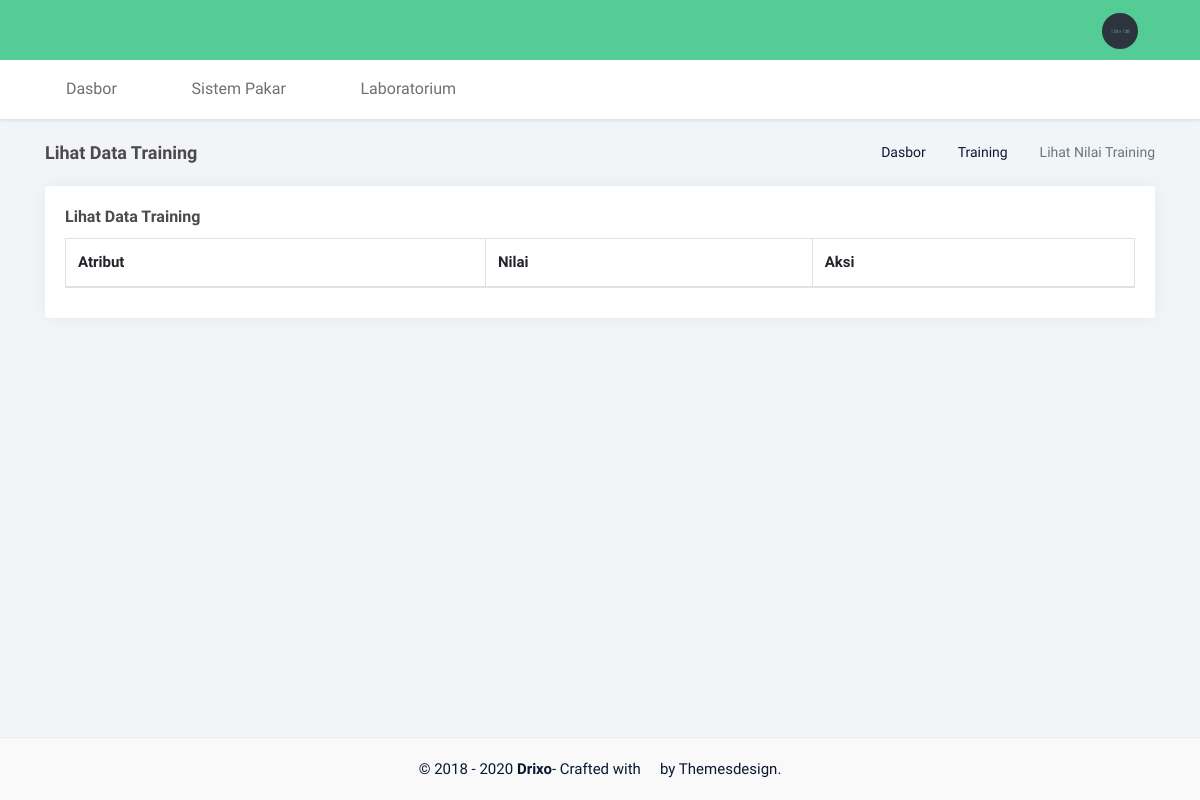
Before: /training/see-training/3 with the older database file.
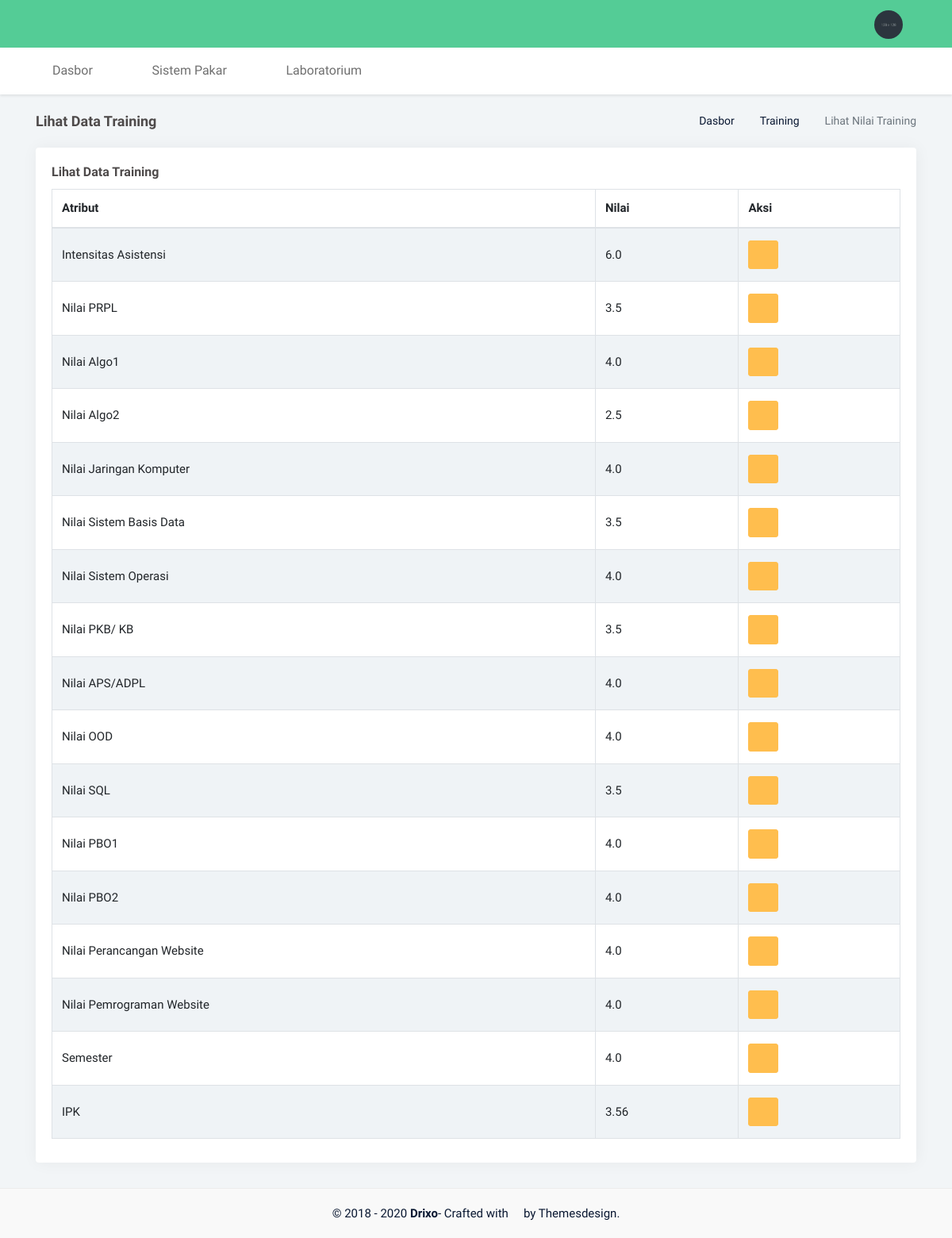
After: the same page with the newer database file.
### home/models.py (models this page shows, shortened)
class TrainingValue(models.Model):
    training_id = models.ForeignKey(Training ,null=True, on_delete=models.SET_NULL)
    attribute_id = models.ForeignKey(Attribute ,null=True, on_delete=models.SET_NULL)
    value = models.FloatField(null=True)
    date_created = models.DateTimeField(auto_now_add=True)

class Attribute(models.Model):
    name  = models.CharField(max_length=200, null=True)
    date_created = models.DateTimeField(auto_now_add=True)
    def __str__(self):
        return self.name

### home/views.py (the view)
# urls.py: path('training/see-training/<str:id>', views.seeDataTraining, name="see_data_training"),
def seeDataTraining(request, id):
    dtrain = TrainingValue.objects.filter(training_id=id)
    attr = Attribute.objects.all()
    data = {'dtrain':dtrain, 'attr':attr}
    return render(request, 'training/see_training.html', data)

### home/templates/training/see_training.html (shortened to what this page needs)
{% extends 'base.html' %}
{% load static %}
{% block css %}
<link href="{% static '/plugins/datatables/dataTables.bootstrap4.min.css' %}" rel="stylesheet" type="text/css" />
<link href="{% static '/plugins/datatables/buttons.bootstrap4.min.css' %}" rel="stylesheet" type="text/css" />
{% endblock css %}
{% block breadcrumb %}
<div class="btn-group float-right">
    <ol class="breadcrumb hide-phone p-0 m-0">
        <li class="breadcrumb-item"><a href="{% url 'dasbor' %}">Dasbor</a></li>
        <li class="breadcrumb-item"><a href="{% url 'training' %}">Training</a></li>
        <li class="breadcrumb-item active">Lihat Nilai Training</li>
    </ol>
</div>
<h4 class="page-title">Lihat Data Training</h4>
{%endblock%}
{% block content %}
<div class="row">
  <div class="col-12">
    <div class="card m-b-30">
        <div class="card-body">
            <h4 class="mt-0 header-title">Lihat Data Training</h4>
            <table id="datatable-buttons" class="table table-striped table-bordered dt-responsive nowrap" style="border-collapse: collapse; border-spacing: 0; width: 100%;">
                <thead>
                <tr>
                    <th>Atribut</th>
                    <th>Nilai</th>
                    <th>Aksi</th>
                </tr>
                </thead>
                <tbody style="overflow-x: scroll;">
                {% for training in dtrain %}
                <tr>
                    <td>{{training.attribute_id}}</td>
                    <td>{{training.value}}</td>
                    <td><a href="{% url 'update_data_training' training.id %}" class="btn btn-warning"><span class="fa fa-pencil"></span></a></td>
                </tr>
                {% endfor %}
                </tbody>
            </table>
        </div>
    </div>
  </div>
</div>
{% endblock content %}

### home/templates/base.html (shortened to what this page needs)
{% load static %}
<!DOCTYPE html>
<html lang="en">
    <head>
        <link rel="stylesheet" href="{% static '/plugins/morris/morris.css' %}">
        <link href="{% static '/css/bootstrap.min.css' %}" rel="stylesheet" type="text/css">
        <link href="{% static '/css/icons.css' %}" rel="stylesheet" type="text/css">
        <link href="{% static '/css/style.css' %}" rel="stylesheet" type="text/css">
        {% block css %}{% endblock %}
    </head>
    <body>
        {% include 'includes/navbar.html' %}
        <div class="wrapper">
            <div class="container-fluid">
                <div class="row">
                    <div class="col-sm-12">
                        <div class="page-title-box">
                            {% block breadcrumb %}{% endblock %}
                        </div>
                    </div>
                </div>
                {% block content %}
                {% endblock %}
            </div>
        </div>
        {% include 'includes/footer.html' %}
    </body>
</html>

### home/templates/includes/navbar.html (shortened to what this page needs)
{% load static %}
<header id="topnav">
    <div class="topbar-main">
        <div class="container-fluid">
            <div class="menu-extras topbar-custom">
                <ul class="list-inline float-right mb-0">
                    <li class="list-inline-item dropdown notification-list">
                        <a class="nav-link dropdown-toggle arrow-none waves-effect nav-user" data-toggle="dropdown" href="#" role="button"
                            aria-haspopup="false" aria-expanded="false">
                            <img src="{% static '/images/users/user-1.jpg' %}" alt="user" class="rounded-circle">
                        </a>
                    </li>
                </ul>
            </div>
            <div class="clearfix"></div>
        </div>
    </div>
    <div class="navbar-custom">
        <div class="container-fluid">
            <div id="navigation">
                <ul class="navigation-menu">
                    <li class="has-submenu">
                        <a href="{% url 'dasbor' %}"><i class="dripicons-meter"></i>Dasbor</a>
                    </li>
                    <li class="has-submenu">
                        <a href="#"><i class="dripicons-view-thumb"></i>Sistem Pakar</a>
                    </li>
                    <li>
                        <a href="{% url 'lab' %}"><i class="dripicons-graph-bar"></i>Laboratorium</a>
                    </li>
                </ul>
            </div>
        </div>
    </div>
</header>

### home/templates/includes/footer.html
{% load static %}
<footer class="footer">
    <div class="container-fluid">
        <div class="row">
            <div class="col-12">
                © 2018 - 2020 <b>Drixo</b><span class="d-none d-sm-inline-block"> - Crafted with <i class="mdi mdi-heart text-danger"></i> by Themesdesign.</span>
            </div>
        </div>
    </div>
</footer>

### static/css/style.css (style rules this page uses)
body { background: #f2f5f7; font-family: "Mukta", sans-serif; margin: 0; font-size: 15px; color: #4e4a4a; }
html { overflow-x: hidden; position: relative; min-height: 100%; background: #f2f5f7; }
h1, h2, h3, h4, h5, h6 { margin: 10px 0; font-weight: 600; font-family: "Mukta", sans-serif; }
h4 { line-height: 22px; }
* { outline: none !important; }
.footer { background-color: #f9f9f9; border-top: 1px solid rgba(0, 0, 0, 0.05); bottom: 0; color: #0a1832; text-align: center; padding: 20px 30px; position: absolute; right: 0; left: 240px; }
.breadcrumb { background-color: transparent; margin-bottom: 12px; margin-top: 10px; padding: .75rem 0rem; }
.breadcrumb li { font-size: 14px; }
.breadcrumb li a { color: #0a1832; }
.breadcrumb > li + li:before { padding: 0 5px; color: #707070; content: "\f105" !important; font-family: FontAwesome; }
.card { -webkit-box-shadow: 1px 0px 20px rgba(0, 0, 0, 0.05); box-shadow: 1px 0px 20px rgba(0, 0, 0, 0.05); border: none; }
.text-danger { color: #ff5560 !important; }
.p-0 { padding: 0; }
.m-0 { margin: 0; }
.m-b-30 { margin-bottom: 30px; }
.header-title { font-size: 16px; }
.waves-effect { position: relative; cursor: pointer; display: inline-block; overflow: hidden; -webkit-user-select: none; -moz-user-select: none; -ms-user-select: none; user-select: none; -webkit-tap-highlight-color: transparent; vertical-align: middle; z-index: 1; will-change: opacity, transform; -webkit-transition: all 0.3s ease-out; transition: all 0.3s ease-out; }
body { padding-bottom: 65px; }
.wrapper { padding-top: 120px; }
.container-fluid { width: 95%; }
#topnav { position: fixed; right: 0; left: 0; top: 0; z-index: 1030; background-color: transparent; border: 0; -webkit-transition: all .5s ease; transition: all .5s ease; min-height: 62px; }
#topnav .topbar-main { background-color: #54cc96; }
#topnav .navbar-custom { background-color: #ffffff; -webkit-box-shadow: 0 2px 3px rgba(0, 0, 0, 0.08); box-shadow: 0 2px 3px rgba(0, 0, 0, 0.08); padding-left: 0; }
#topnav .navigation-menu { list-style: none; margin: 0; padding: 0; }
#topnav .navigation-menu > li { display: inline-block; position: relative; }
#topnav .navigation-menu > li > a { display: block; color: #707070; font-size: 16px; -webkit-transition: all .5s ease; transition: all .5s ease; line-height: 18px; padding-left: 25px; padding-right: 25px; }
#topnav .navigation-menu > li > a i { font-size: 14px; margin-right: 10px; text-align: center; -webkit-transition: all .5s ease; transition: all .5s ease; }
.notification-list { margin: 0 !important; }
.notification-list .nav-link { padding: 0 5px; line-height: 60px; }
.nav-user { margin: 0 8px; }
.nav-user img { height: 36px; width: 36px; }
@media (min-width: 992px) { #topnav .navigation-menu > li > a { padding-top: 20px; padding-bottom: 20px; } }
@media (min-width: 992px) { #topnav .navigation-menu > li:first-of-type > a { padding-left: 0; } }
@media (min-width: 992px) { #topnav #navigation { display: block; } }
.topbar-custom { border-radius: 0; margin-bottom: 0; }
.topbar-custom .dropdown-toggle:after { content: initial; }
.footer { left: 0 !important; font-family: "Mukta", sans-serif; font-size: inherit; padding: 20px 0; }
.page-title-box { padding: 22px 0; }
.page-title-box .page-title { font-size: 18px; margin-bottom: 0; margin-top: 0; }
.btn { border-radius: 3px; font-size: 15px; }
.btn-primary, .btn-success, .btn-info, .btn-warning, .btn-danger, .btn-dark { color: #ffffff; }
.btn-warning { background-color: #ffbe4e; border: 1px solid #ffbe4e; }
.table { margin-bottom: 10px; }
.table > tbody > tr > td, .table > tfoot > tr > td, .table > thead > tr > td { padding: 15px 12px; }
.table-hover tbody tr:hover, .table-striped tbody tr:nth-of-type(odd), .thead-default th { background-color: #eff3f6; }
.table td, .table th { vertical-align: middle; }

Changed rows visible on the page:
added TrainingValue: attribute_id "Intensitas Asistensi", value "6.0"
added TrainingValue: attribute_id "Nilai PRPL", value "3.5"
added TrainingValue: attribute_id "Nilai Algo1", value "4.0"
added TrainingValue: attribute_id "Nilai Algo2", value "2.5"
added TrainingValue: attribute_id "Nilai Jaringan Komputer", value "4.0"
added TrainingValue: attribute_id "Nilai Sistem Basis Data", value "3.5"
added TrainingValue: attribute_id "Nilai Sistem Operasi", value "4.0"
added TrainingValue: attribute_id "Nilai PKB/ KB", value "3.5"
added TrainingValue: attribute_id "Nilai APS/ADPL", value "4.0"
added TrainingValue: attribute_id "Nilai OOD", value "4.0"
added TrainingValue: attribute_id "Nilai SQL", value "3.5"
added TrainingValue: attribute_id "Nilai PBO1", value "4.0"
added TrainingValue: attribute_id "Nilai PBO2", value "4.0"
added TrainingValue: attribute_id "Nilai Perancangan Website", value "4.0"
added TrainingValue: attribute_id "Nilai Pemrograman Website", value "4.0"
added TrainingValue: attribute_id "Semester", value "4.0"
added TrainingValue: attribute_id "IPK", value "3.56"
